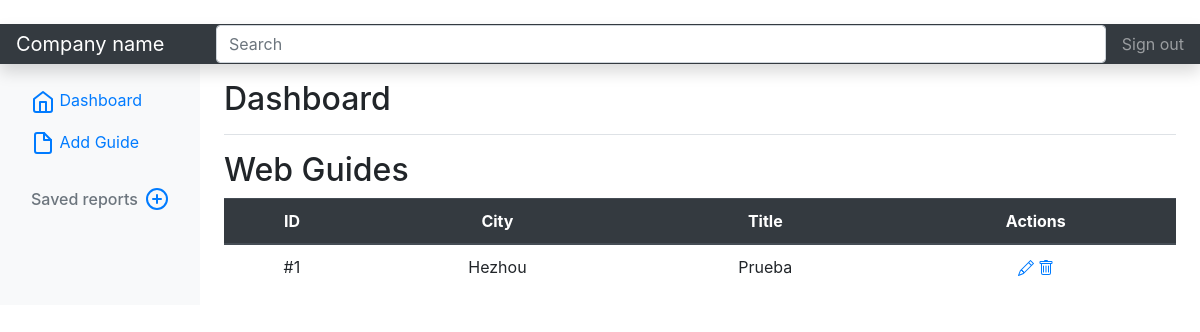
Screenshot of /adminsite/ with the database file from the repository.
### descuentosApp/models.py (models this page shows, shortened)
class Guide(models.Model):
	city = models.ForeignKey(City, on_delete=models.CASCADE)
	title = models.CharField(max_length=50, default='')
	informacion_general = RichTextField(blank=True)
	como_llegar = RichTextField(blank=True)
	comida = RichTextField(blank=True, default = '')
	alojamiento = RichTextField(blank=True)
	ocio = RichTextField(blank=True)
	divisas = RichTextField(blank=True)
	banco_sim = RichTextField(blank=True)
	donde_comprar = RichTextField(blank=True)
	foto = models.ImageField(null=True, blank=True, upload_to="images/", default='images/default.png')
	foto2 = models.ImageField(null=True, blank=True, upload_to="images/", default='images/default.png')
	foto3 = models.ImageField(null=True, blank=True, upload_to="images/", default='images/default.png')
	foto4 = models.ImageField(null=True, blank=True, upload_to="images/", default='images/default.png')
	foto5 = models.ImageField(null=True, blank=True, upload_to="images/", default='images/default.png')
	foto6 = models.ImageField(null=True, blank=True, upload_to="images/", default='images/default.png')
	foto7 = models.ImageField(null=True, blank=True, upload_to="images/", default='images/default.png')

class City(models.Model):
	country = models.ForeignKey(Country, on_delete=models.CASCADE)
	name = models.CharField(max_length=30)
	def __str__(self):
		return self.name

### descuentosApp/views.py (the view)
# urls.py: path('adminsite/', views.AdminSite, name='Admin'),
def AdminSite(request):
	guides = Guide.objects.all()
	context = {'guides': guides}
	return render(request, 'admin.html', context)

### descuentosApp/templates/admin.html (shortened to what this page needs)
﻿<!doctype html>
<html lang="en">
  <head>
 <link rel="stylesheet" href="https://stackpath.bootstrapcdn.com/bootstrap/4.3.1/css/bootstrap.min.css">
    <link src="static/css/css_admin/dashboard.css" rel="stylesheet">
  </head>
  <body>
<header class="navbar navbar-dark sticky-top bg-dark flex-md-nowrap p-0 shadow">
  <a class="navbar-brand col-md-3 col-lg-2 me-0 px-3" href="#">Company name</a>
  <input class="form-control form-control-dark w-100" type="text" placeholder="Search" aria-label="Search">
  <ul class="navbar-nav px-3">
    <li class="nav-item text-nowrap">
      <a class="nav-link" href="#">Sign out</a>
    </li>
  </ul>
</header>
<div class="container-fluid">
  <div class="row">
    <nav id="sidebarMenu" class="col-md-3 col-lg-2 d-md-block bg-light sidebar collapse">
      <div class="position-sticky pt-3">
        <ul class="nav flex-column">
          <li class="nav-item">
            <a class="nav-link active" aria-current="page" href="#">
              <span data-feather="home"></span>
              Dashboard
            </a>
          </li>
          <li class="nav-item">
            <a class="nav-link" href="{% url 'AddGuide' %}">
              <span data-feather="file"></span>
              Add Guide
            </a>
          </li>
        </ul>
        <h6 class="sidebar-heading d-flex justify-content-between align-items-center px-3 mt-4 mb-1 text-muted">
          <span>Saved reports</span>
          <a class="link-secondary" href="#" aria-label="Add a new report">
            <span data-feather="plus-circle"></span>
          </a>
        </h6>
      </div>
    </nav>
    <main class="col-md-3 ms-sm-auto col-lg-10 px-md-4">
      <div class="d-flex justify-content-between flex-wrap flex-md-nowrap align-items-center pt-3 pb-2 mb-3 border-bottom">
        <h1 class="h2">Dashboard</h1>
      </div>
      <h2>Web Guides</h2>
      <div class="table-responsive">
        <table class="table">
          <thead class="thead-dark">
            <tr>
              <th class="text-center">ID</th>
              <th class="text-center">City</th>
              <th class="text-center">Title</th>
              <th class="text-center">Actions</th>
            </tr>
          </thead>
          <tbody>
              {% for guide in guides %}
              <tr>
                <td class="text-center">#{{guide.id}}</td>
                <td class="text-center">{{guide.city}}</td>
                <td class="text-center">{{guide.title}}</td>
                <td class="text-center"><a href="{% url 'EditGuide' guide.pk %}"> </a>
                <a href="{% url 'DeleteGuide' guide.pk %}"> </a>
                </td>
              </tr>
              {% endfor %}
          </tbody>
        </table>
      </div>
    </main>
  </div>
</div>
  </body>
</html>

### rows the page displays
Guide: id "1", city "Hezhou", title "Prueba"
